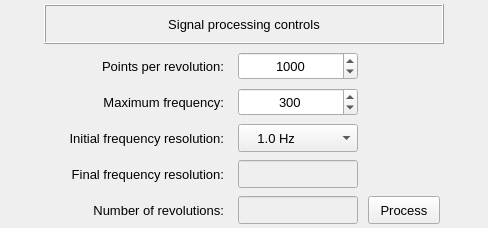
                  <widget class="QFrame" name="frame_4">
                   <property name="minimumSize">
                    <size>
                     <width>0</width>
                     <height>228</height>
                    </size>
                   </property>
                   <property name="maximumSize">
                    <size>
                     <width>16777215</width>
                     <height>228</height>
                    </size>
                   </property>
                   <property name="frameShape">
                    <enum>QFrame::Shape::NoFrame</enum>
                   </property>
                   <property name="frameShadow">
                    <enum>QFrame::Shadow::Raised</enum>
                   </property>
                   <layout class="QGridLayout" name="gridLayout">
                    <property name="leftMargin">
                     <number>4</number>
                    </property>
                    <property name="topMargin">
                     <number>4</number>
                    </property>
                    <property name="rightMargin">
                     <number>4</number>
                    </property>
                    <property name="bottomMargin">
                     <number>4</number>
                    </property>
                    <property name="horizontalSpacing">
                     <number>6</number>
                    </property>
                    <property name="verticalSpacing">
                     <number>8</number>
                    </property>
                    <item row="5" column="1">
                     <widget class="QLabel" name="label_39">
                      <property name="minimumSize">
                       <size>
                        <width>180</width>
                        <height>28</height>
                       </size>
                      </property>
                      <property name="maximumSize">
                       <size>
                        <width>180</width>
                        <height>28</height>
                       </size>
                      </property>
                      <property name="font">
                       <font>
                        <family>MS Shell Dlg 2</family>
                        <pointsize>10</pointsize>
                        <italic>false</italic>
                        <bold>false</bold>
                       </font>
                      </property>
                      <property name="text">
                       <string>Final frequency resolution:</string>
                      </property>
                      <property name="alignment">
                       <set>Qt::AlignmentFlag::AlignRight|Qt::AlignmentFlag::AlignTrailing|Qt::AlignmentFlag::AlignVCenter</set>
                      </property>
                     </widget>
                    </item>
                    <item row="4" column="2">
                     <widget class="QComboBox" name="comboBox_frequency_resolution">
                      <property name="minimumSize">
                       <size>
                        <width>120</width>
                        <height>28</height>
                       </size>
                      </property>
                      <property name="maximumSize">
                       <size>
                        <width>120</width>
                        <height>28</height>
                       </size>
                      </property>
                      <property name="font">
                       <font>
                        <family>MS Shell Dlg 2</family>
                        <pointsize>10</pointsize>
                        <italic>false</italic>
                        <bold>false</bold>
                       </font>
                      </property>
                      <property name="layoutDirection">
                       <enum>Qt::LayoutDirection::LeftToRight</enum>
                      </property>
                      <property name="currentIndex">
                       <number>3</number>
                      </property>
                      <item>
                       <property name="text">
                        <string>    0.1 Hz</string>
                       </property>
                      </item>
                      <item>
                       <property name="text">
                        <string>    0.2 Hz</string>
                       </property>
                      </item>
                      <item>
                       <property name="text">
                        <string>    0.5Hz</string>
                       </property>
                      </item>
                      <item>
                       <property name="text">
                        <string>    1.0 Hz</string>
                       </property>
                      </item>
                      <item>
                       <property name="text">
                        <string>    2.0 Hz</string>
                       </property>
                      </item>
                     </widget>
                    </item>
                    <item row="3" column="2">
                     <widget class="QSpinBox" name="spinBox_max_frequency">
                      <property name="minimumSize">
                       <size>
                        <width>120</width>
                        <height>28</height>
                       </size>
                      </property>
                      <property name="maximumSize">
                       <size>
                        <width>120</width>
                        <height>28</height>
                       </size>
                      </property>
                      <property name="font">
                       <font>
                        <family>MS Shell Dlg 2</family>
                        <pointsize>10</pointsize>
                        <italic>false</italic>
                        <bold>false</bold>
                       </font>
                      </property>
                      <property name="alignment">
                       <set>Qt::AlignmentFlag::AlignCenter</set>
                      </property>
                      <property name="minimum">
                       <number>100</number>
                      </property>
                      <property name="maximum">
                       <number>1000</number>
                      </property>
                      <property name="singleStep">
                       <number>10</number>
                      </property>
                      <property name="value">
                       <number>300</number>
                      </property>
                     </widget>
                    </item>
                    <item row="6" column="2">
                     <widget class="QLineEdit" name="lineEdit_number_of_revolutions">
                      <property name="enabled">
                       <bool>false</bool>
                      </property>
                      <property name="minimumSize">
                       <size>
                        <width>120</width>
                        <height>28</height>
                       </size>
                      </property>
                      <property name="maximumSize">
                       <size>
                        <width>120</width>
                        <height>28</height>
                       </size>
                      </property>
                      <property name="font">
                       <font>
                        <family>MS Shell Dlg 2</family>
                        <pointsize>10</pointsize>
                        <italic>false</italic>
                        <bold>false</bold>
                       </font>
                      </property>
                      <property name="styleSheet">
                       <string notr="true"/>
                      </property>
                      <property name="alignment">
                       <set>Qt::AlignmentFlag::AlignCenter</set>
                      </property>
                     </widget>
                    </item>
                    <item row="5" column="2">
                     <widget class="QLineEdit" name="lineEdit_frequency_resolution">
                      <property name="enabled">
                       <bool>false</bool>
                      </property>
                      <property name="minimumSize">
                       <size>
                        <width>120</width>
                        <height>28</height>
                       </size>
                      </property>
                      <property name="maximumSize">
                       <size>
                        <width>120</width>
                        <height>28</height>
                       </size>
                      </property>
                      <property name="font">
                       <font>
                        <family>MS Shell Dlg 2</family>
                        <pointsize>10</pointsize>
                        <italic>false</italic>
                        <bold>false</bold>
                       </font>
                      </property>
                      <property name="styleSheet">
                       <string notr="true"/>
                      </property>
                      <property name="alignment">
                       <set>Qt::AlignmentFlag::AlignCenter</set>
                      </property>
                     </widget>
                    </item>
                    <item row="6" column="1">
                     <widget class="QLabel" name="label_40">
                      <property name="minimumSize">
                       <size>
                        <width>180</width>
                        <height>28</height>
                       </size>
                      </property>
                      <property name="maximumSize">
                       <size>
                        <width>180</width>
                        <height>28</height>
                       </size>
                      </property>
                      <property name="font">
                       <font>
                        <family>MS Shell Dlg 2</family>
                        <pointsize>10</pointsize>
                        <italic>false</italic>
                        <bold>false</bold>
                       </font>
                      </property>
                      <property name="text">
                       <string>Number of revolutions:</string>
                      </property>
                      <property name="alignment">
                       <set>Qt::AlignmentFlag::AlignRight|Qt::AlignmentFlag::AlignTrailing|Qt::AlignmentFlag::AlignVCenter</set>
                      </property>
                     </widget>
                    </item>
                    <item row="4" column="1">
                     <widget class="QLabel" name="label_38">
                      <property name="minimumSize">
                       <size>
                        <width>180</width>
                        <height>28</height>
                       </size>
                      </property>
                      <property name="maximumSize">
                       <size>
                        <width>180</width>
                        <height>28</height>
                       </size>
                      </property>
                      <property name="font">
                       <font>
                        <family>MS Shell Dlg 2</family>
                        <pointsize>10</pointsize>
                        <italic>false</italic>
                        <bold>false</bold>
                       </font>
                      </property>
                      <property name="text">
                       <string>Initial frequency resolution:</string>
                      </property>
                      <property name="alignment">
                       <set>Qt::AlignmentFlag::AlignRight|Qt::AlignmentFlag::AlignTrailing|Qt::AlignmentFlag::AlignVCenter</set>
                      </property>
                     </widget>
                    </item>
                    <item row="3" column="1">
                     <widget class="QLabel" name="label_41">
                      <property name="minimumSize">
                       <size>
                        <width>180</width>
                        <height>28</height>
                       </size>
                      </property>
                      <property name="maximumSize">
                       <size>
                        <width>180</width>
                        <height>28</height>
                       </size>
                      </property>
                      <property name="font">
                       <font>
                        <family>MS Shell Dlg 2</family>
                        <pointsize>10</pointsize>
                        <italic>false</italic>
                        <bold>false</bold>
                       </font>
                      </property>
                      <property name="text">
                       <string>Maximum frequency:</string>
                      </property>
                      <property name="alignment">
                       <set>Qt::AlignmentFlag::AlignRight|Qt::AlignmentFlag::AlignTrailing|Qt::AlignmentFlag::AlignVCenter</set>
                      </property>
                     </widget>
                    </item>
                    <item row="1" column="1" colspan="3">
                     <widget class="QFrame" name="frame_6">
                      <property name="minimumSize">
                       <size>
                        <width>400</width>
                        <height>40</height>
                       </size>
                      </property>
                      <property name="maximumSize">
                       <size>
                        <width>480</width>
                        <height>40</height>
                       </size>
                      </property>
                      <property name="frameShape">
                       <enum>QFrame::Shape::Box</enum>
                      </property>
                      <property name="frameShadow">
                       <enum>QFrame::Shadow::Raised</enum>
                      </property>
                      <layout class="QGridLayout" name="gridLayout_16">
                       <property name="leftMargin">
                        <number>2</number>
                       </property>
                       <property name="topMargin">
                        <number>2</number>
                       </property>
                       <property name="rightMargin">
                        <number>2</number>
                       </property>
                       <property name="bottomMargin">
                        <number>2</number>
                       </property>
                       <item row="0" column="0">
                        <widget class="QLabel" name="label_4">
                         <property name="font">
                          <font>
                           <family>MS Shell Dlg 2</family>
                           <pointsize>10</pointsize>
                           <italic>false</italic>
                           <bold>false</bold>
                          </font>
                         </property>
                         <property name="text">
                          <string>Signal processing controls</string>
                         </property>
                         <property name="alignment">
                          <set>Qt::AlignmentFlag::AlignCenter</set>
                         </property>
                        </widget>
                       </item>
                      </layout>
                     </widget>
                    </item>
                    <item row="6" column="4">
                     <spacer name="horizontalSpacer_3">
                      <property name="orientation">
                       <enum>Qt::Orientation::Horizontal</enum>
                      </property>
                      <property name="sizeHint" stdset="0">
                       <size>
                        <width>40</width>
                        <height>20</height>
                       </size>
                      </property>
                     </spacer>
                    </item>
                    <item row="6" column="0">
                     <spacer name="horizontalSpacer_4">
                      <property name="orientation">
                       <enum>Qt::Orientation::Horizontal</enum>
                      </property>
                      <property name="sizeHint" stdset="0">
                       <size>
                        <width>40</width>
                        <height>20</height>
                       </size>
                      </property>
                     </spacer>
                    </item>
                    <item row="6" column="3">
                     <widget class="QPushButton" name="pushButton_process_aquisition_parameters">
                      <property name="minimumSize">
                       <size>
                        <width>72</width>
                        <height>28</height>
                       </size>
                      </property>
                      <property name="maximumSize">
                       <size>
                        <width>72</width>
                        <height>28</height>
                       </size>
                      </property>
                      <property name="font">
                       <font>
                        <family>MS Shell Dlg 2</family>
                        <pointsize>10</pointsize>
                        <italic>false</italic>
                        <bold>false</bold>
                       </font>
                      </property>
                      <property name="toolTip">
                       <string>&lt;html&gt;&lt;head/&gt;&lt;body&gt;&lt;p&gt;Press to process the aquisition parameters&lt;/p&gt;&lt;/body&gt;&lt;/html&gt;</string>
                      </property>
                      <property name="styleSheet">
                       <string notr="true"/>
                      </property>
                      <property name="text">
                       <string>Process</string>
                      </property>
                      <property name="autoDefault">
                       <bool>false</bool>
                      </property>
                     </widget>
                    </item>
                    <item row="2" column="2">
                     <widget class="QSpinBox" name="spinBox_number_of_points">
                      <property name="minimumSize">
                       <size>
                        <width>120</width>
                        <height>28</height>
                       </size>
                      </property>
                      <property name="maximumSize">
                       <size>
                        <width>120</width>
                        <height>28</height>
                       </size>
                      </property>
                      <property name="font">
                       <font>
                        <family>MS Shell Dlg 2</family>
                        <pointsize>10</pointsize>
                        <italic>false</italic>
                        <bold>false</bold>
                       </font>
                      </property>
                      <property name="alignment">
                       <set>Qt::AlignmentFlag::AlignCenter</set>
                      </property>
                      <property name="minimum">
                       <number>60</number>
                      </property>
                      <property name="maximum">
                       <number>10000</number>
                      </property>
                      <property name="singleStep">
                       <number>1</number>
                      </property>
                      <property name="value">
                       <number>1000</number>
                      </property>
                     </widget>
                    </item>
                    <item row="2" column="1">
                     <widget class="QLabel" name="label_37">
                      <property name="minimumSize">
                       <size>
                        <width>180</width>
                        <height>28</height>
                       </size>
                      </property>
                      <property name="maximumSize">
                       <size>
                        <width>180</width>
                        <height>28</height>
                       </size>
                      </property>
                      <property name="font">
                       <font>
                        <family>MS Shell Dlg 2</family>
                        <pointsize>10</pointsize>
                        <italic>false</italic>
                        <bold>false</bold>
                       </font>
                      </property>
                      <property name="text">
                       <string>Points per revolution:</string>
                      </property>
                      <property name="alignment">
                       <set>Qt::AlignmentFlag::AlignRight|Qt::AlignmentFlag::AlignTrailing|Qt::AlignmentFlag::AlignVCenter</set>
                      </property>
                     </widget>
                    </item>
                   </layout>
                  </widget>
